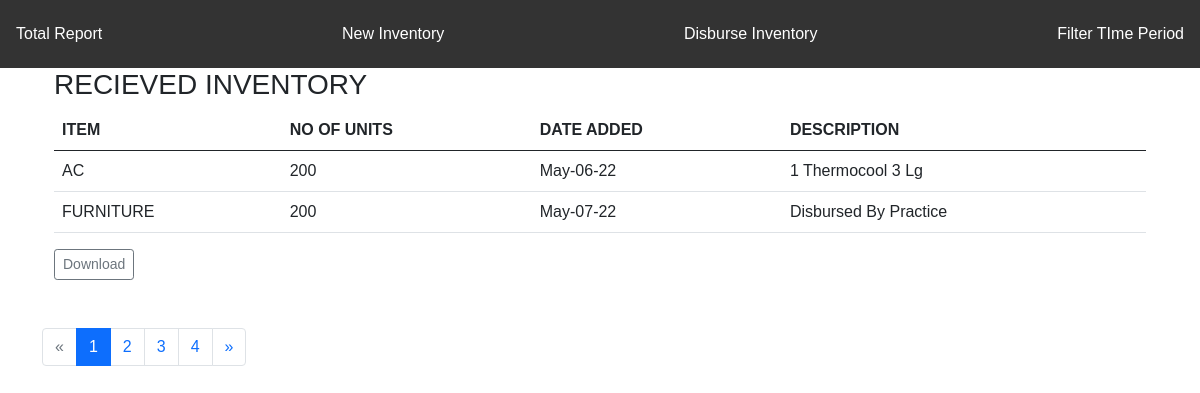
The app's page /inventory/new/report with its own data.
### app/models.py (models this page shows)
class NewInventory(db.Model):
    __tablename__ = 'new_inventory'
    id = db.Column(db.Integer, primary_key=True)
    item = db.Column(db.String(20), nullable=False)
    units = db.Column(db.Integer, nullable=False)
    date_added = db.Column(db.DateTime, default = datetime.now)
    description = db.Column(db.Text)

### app/reimbursed/views.py (the view)
@reimbursed.route('/inventory/new/report')
def reimbursed_summary():
    page = request.args.get('page', 1, type=int)
    pagination = NewInventory.query.paginate(page, per_page=current_app.config['RECORDS_PER_PAGE'], error_out=False)
    incoming = pagination.items
    return render_template('reimbursed_summary.html', pagination=pagination, incoming=incoming, filter=0)

### app/templates/reimbursed_summary.html
{% extends 'base.html' %}
{% block page_content %}
<div class="container">
  <h3>RECIEVED INVENTORY</h3>
  <table class="table">
    <thead>
      <tr>
        <th>ITEM</th>
        <th>NO OF UNITS</th>
        <th>DATE ADDED</th>
        <th>DESCRIPTION</th>
      </tr>
    </thead>
    <tbody>
      {% for new in incoming %}
      <tr>
          <td>{{ new.item }}</td>
          <td>{{ new.units }}</td>
          <td>{{ new.date_added.strftime("%b-%d-%y") }}</td>
          <td>{{ new.description | title }}</td>
        </tr>
      {% endfor %}
    </tbody>
  </table>
  <a class="btn btn-outline-secondary btn-sm mb-5" href="{{ url_for('main.download', process='reimburse', filter=filter) }}">Download</a>
</div>
<ul class="pagination">
  {% if not pagination.has_prev %}
    <li class="page-item disabled"><a class="page-link" href="{{ url_for('reimbursed.reimbursed_summary', page=pagination.prev_num) }}">&laquo;</a></li>
  {% else %}
    <li class="page-item" ><a class="page-link" href="{{ url_for('reimbursed.reimbursed_summary', page=pagination.prev_num) }}">&laquo;</a></li>
  {% endif %}
  {% for page_no in pagination.iter_pages() %}
    {% if page_no %}
      {% if page_no == pagination.page %}
        <li class="page-item active"><a class="page-link" href="{{ url_for('reimbursed.reimbursed_summary', page=page_no) }}">{{ page_no }}</a></li>
      {% else %}
        <li class="page-item" ><a class="page-link" href="{{ url_for('reimbursed.reimbursed_summary', page=page_no) }}">{{ page_no }}</a></li>
      {% endif %}
    {% else %}
      &hellip;
    {% endif %}
  {% endfor %}
  {% if not pagination.has_next %}
    <li class="page-item disabled"><a class="page-link" href="{{ url_for('reimbursed.reimbursed_summary', page=pagination.next_num) }}">&raquo;</a></li>
  {% else %}
    <li class="page-item" ><a class="page-link" href="{{ url_for('reimbursed.reimbursed_summary', page=pagination.next_num) }}">&raquo;</a></li>
  {% endif %}
</ul>
{% endblock %}

### app/static/styles.css (style rules this page uses)
body { font-family: Arial, Helvetica, sans-serif; }

### records on screen
NewInventory: item "AC", units "200", date_added "May-06-22", description "1 Thermocool 3 Lg"
NewInventory: item "FURNITURE", units "200", date_added "May-07-22", description "Disbursed By Practice"

### other values on screen
{{ page_no }} "1"
{{ page_no }} "2" "3" "4"
